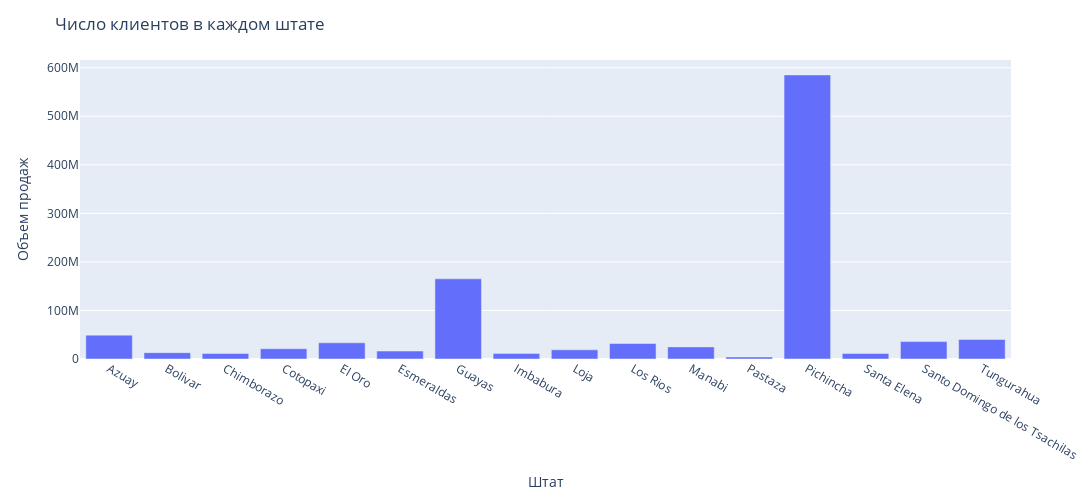

Here is the notebook cell this chart was saved with:
### Markdown cell above
Сделаем группировку данных по штатам и посчитаем суммарные продажи.

### Code cell
state_sales = df.groupby('state')['sales'].sum().reset_index()

fig = px.bar(state_sales,
             x='state', 
             y='sales',
             labels={'state':'Штат', 'sales': 'Объем продаж'},
             height=500,
             width=1200)

fig.update_layout(title_text='Число клиентов в каждом штате')

fig.show()

display(Image(filename='img/state_customers_count.png', width=1000))

### Figure 1 — Plotly figure (JSON) as saved in the notebook; plotly's stock layout.template omitted (floating-point values rounded to 4 significant figures)
{"data": [{"alignmentgroup": "True", "hovertemplate": "Штат=%{x}<br>Объем продаж=%{y}<extra></extra>", "legendgroup": "", "marker": {"color": "#636efa", "pattern": {"shape": ""}}, "name": "", "offsetgroup": "", "orientation": "v", "showlegend": false, "textposition": "auto", "type": "bar", "x": ["Azuay", "Bolivar", "Chimborazo", "Cotopaxi", "El Oro", "Esmeraldas", "Guayas", "Imbabura", "Loja", "Los Rios", "Manabi", "Pastaza", "Pichincha", "Santa Elena", "Santo Domingo de los Tsachilas", "Tungurahua"], "xaxis": "x", "y": [49170000.0, 13050000.0, 11390000.0, 21180000.0, 33390000.0, 16390000.0, 165200000.0, 11450000.0, 18860000.0, 31930000.0, 24970000.0, 4090000.0, 585100000.0, 11420000.0, 35830000.0, 40300000.0], "yaxis": "y"}], "layout": {"barmode": "relative", "height": 500, "legend": {"tracegroupgap": 0}, "margin": {"t": 60}, "title": {"text": "Число клиентов в каждом штате"}, "width": 1200, "xaxis": {"anchor": "y", "domain": [0, 1], "title": {"text": "Штат"}}, "yaxis": {"anchor": "x", "domain": [0, 1], "title": {"text": "Объем продаж"}}}}
